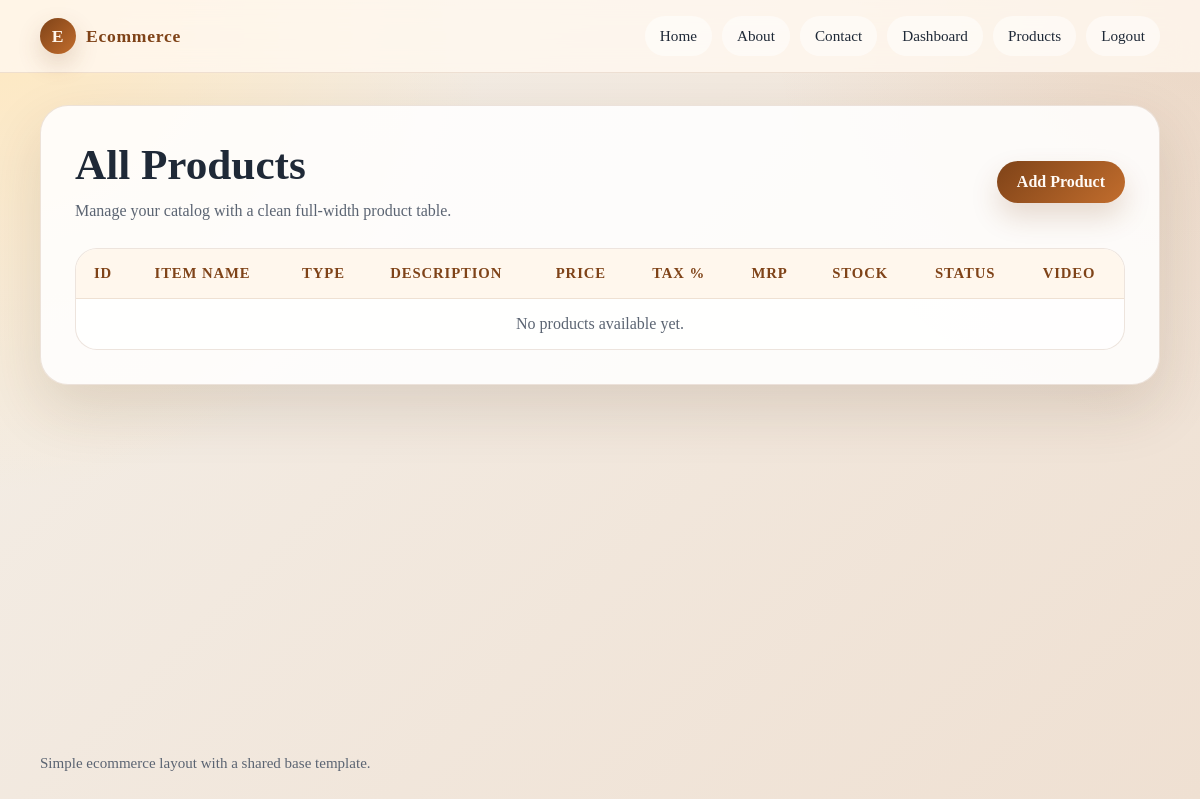
The app's page /products/ (signed in), older data.
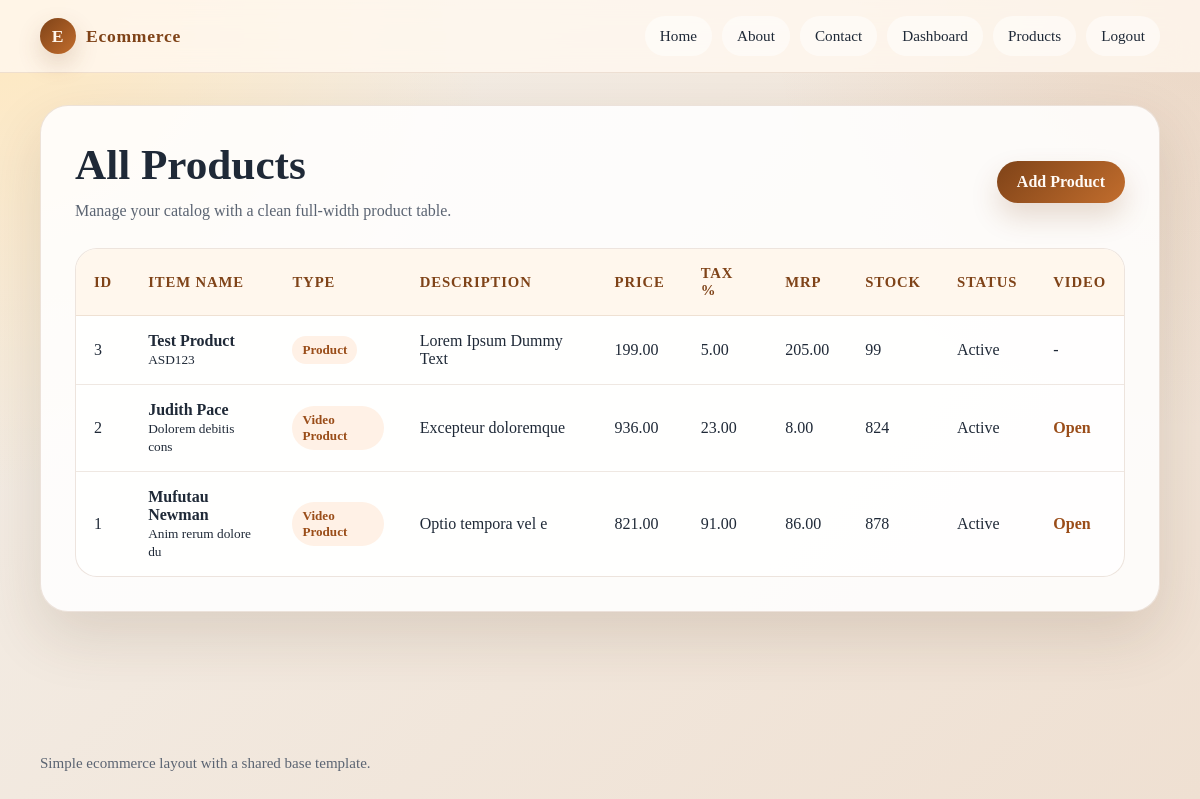
The same page, newer data.
### shop/models.py (models this page shows, shortened)
class Product(models.Model):
    PRODUCT = "product"
    VIDEO = "video"
    PRODUCT_TYPE_CHOICES = [
        (PRODUCT, "Product"),
        (VIDEO, "Video Product"),
    ]
    ACTIVE = "active"
    DRAFT = "draft"
    OUT_OF_STOCK = "out_of_stock"
    STATUS_CHOICES = [
        (ACTIVE, "Active"),
        (DRAFT, "Draft"),
        (OUT_OF_STOCK, "Out of Stock"),
    ]
    product_name = models.CharField(max_length=200)
    product_code = models.CharField(max_length=100, unique=True)
    product_type = models.CharField(
        max_length=20,
        choices=PRODUCT_TYPE_CHOICES,
        default=PRODUCT,
    )
    description = models.TextField(blank=True)
    price = models.DecimalField(max_digits=10, decimal_places=2)
    tax = models.DecimalField(max_digits=5, decimal_places=2, default=0)
    mrp = models.DecimalField(max_digits=10, decimal_places=2)
    stock = models.PositiveIntegerField(default=0)
    status = models.CharField(
        max_length=20,
        choices=STATUS_CHOICES,
        default=ACTIVE,
    )
    video_url = models.URLField(blank=True)
    created_at = models.DateTimeField(auto_now_add=True)
    updated_at = models.DateTimeField(auto_now=True)
    class Meta:
        ordering = ["-created_at"]

### shop/views.py (the view)
# urls.py: path('products/', views.products, name='products'),
@login_required(login_url='login')
def products(request):
    product_list = Product.objects.all()
    return render(request, 'products.html', {'products': product_list})

### shop/templates/products.html (shortened to what this page needs)
{% extends 'base.html' %}
{% block content %}
<section class="products-page">
	<div class="products-header">
		<div>
			<h1 class="products-title">All Products</h1>
			<p class="products-subtitle">
				Manage your catalog with a clean full-width product table.
			</p>
		</div>
		<a class="add-button" href="{% url 'add_products' %}">Add Product</a>
	</div>
	<div class="products-table-wrap">
		<table class="products-table">
			<thead>
				<tr>
					<th>Id</th>
					<th>Item Name</th>
					<th>Type</th>
					<th>Description</th>
					<th>Price</th>
					<th>Tax %</th>
					<th>MRP</th>
					<th>Stock</th>
					<th>Status</th>
					<th>Video</th>
				</tr>
			</thead>
			<tbody>
				{% for product in products %}
				<tr>
					<td>{{ product.id }}</td>
					<td>
						<strong>{{ product.product_name }}</strong><br />
						<small>{{ product.product_code }}</small>
					</td>
					<td><span class="type-badge">{{ product.get_product_type_display }}</span></td>
					<td>{{ product.description|default:"-" }}</td>
					<td>{{ product.price }}</td>
					<td>{{ product.tax }}</td>
					<td>{{ product.mrp }}</td>
					<td>{{ product.stock }}</td>
					<td>{{ product.get_status_display }}</td>
					<td>
						{% if product.video_url %}
						<a class="video-link" href="{{ product.video_url }}" target="_blank" rel="noopener noreferrer">Open</a>
						{% else %}
						-
						{% endif %}
					</td>
				</tr>
				{% empty %}
				<tr>
					<td colspan="10" style="text-align: center; color: #5b6472">
						No products available yet.
					</td>
				</tr>
				{% endfor %}
			</tbody>
		</table>
	</div>
</section>
{% endblock %}

### shop/templates/base.html (shortened to what this page needs)
<!DOCTYPE html>
<html lang="en">
	<head>
	</head>
	<body>
		<div class="site-shell">
			<header class="site-header">
				<div class="header-inner">
					<a class="brand" href="{% url 'home' %}">
						<span class="brand-mark">E</span>
						<span>Ecommerce</span>
					</a>
					<nav class="menu" aria-label="Main menu">
						<a href="{% url 'home' %}">Home</a>
						<a href="{% url 'about' %}">About</a>
						<a href="{% url 'contact' %}">Contact</a>
						{% if user.is_authenticated %}
						<a href="{% url 'dashboard' %}">Dashboard</a>
						<a href="{% url 'products' %}">Products</a>
						<a href="{% url 'logout' %}">Logout</a>
						{% else %}
						<a href="{% url 'register' %}">Register</a>
						<a href="{% url 'login' %}">Login</a>
						{% endif %}
					</nav>
				</div>
			</header>
			<main class="page">
				<section class="page-card">
					<div class="page-body">{% block content %}{% endblock %}</div>
				</section>
			</main>
			<footer class="site-footer">
				{% block footer %} Simple ecommerce layout with a shared base template.
				{% endblock %}
			</footer>
		</div>
	</body>
</html>

### shop/templates/base.html (style rules this page uses)
:root { --bg: #f4efe8; --panel: rgba(255, 255, 255, 0.86); --panel-strong: #ffffff; --text: #1f2937; --muted: #5b6472; --accent: #c26d2d; --accent-dark: #7f4318; --line: rgba(127, 67, 24, 0.14); --shadow: 0 24px 60px rgba(78, 48, 18, 0.14); }
* { box-sizing: border-box; }
body { margin: 0; min-height: 100vh; font-family: Georgia, "Times New Roman", serif; color: var(--text); background: radial-gradient( circle at top left, #ffe8bf, transparent 34% ), radial-gradient( circle at top right, rgba(194, 109, 45, 0.12), transparent 30% ), linear-gradient(135deg, var(--bg), #efe0d2); }
a { color: inherit; text-decoration: none; }
.site-shell { min-height: 100vh; display: flex; flex-direction: column; }
.site-header { position: sticky; top: 0; z-index: 10; backdrop-filter: blur(14px); background: rgba(255, 248, 240, 0.82); border-bottom: 1px solid rgba(127, 67, 24, 0.12); }
.header-inner { width: min(1120px, calc(100% - 32px)); margin: 0 auto; display: flex; align-items: center; justify-content: space-between; gap: 16px; padding: 16px 0; }
.brand { display: inline-flex; align-items: center; gap: 10px; font-size: 1.1rem; font-weight: 700; letter-spacing: 0.04em; color: var(--accent-dark); }
.brand-mark { width: 36px; height: 36px; border-radius: 50%; display: grid; place-items: center; background: linear-gradient(135deg, var(--accent-dark), var(--accent)); color: #fff7ed; box-shadow: 0 10px 24px rgba(127, 67, 24, 0.2); }
.menu { display: flex; flex-wrap: wrap; gap: 10px; justify-content: flex-end; }
.menu a { padding: 10px 14px; border-radius: 999px; font-size: 0.95rem; color: var(--text); background: rgba(255, 255, 255, 0.52); border: 1px solid transparent; transition: transform 0.15s ease, border-color 0.15s ease, background 0.15s ease; }
.page { width: min(1120px, calc(100% - 32px)); margin: 0 auto; padding: 32px 0 48px; flex: 1; }
.page-card { background: var(--panel); border: 1px solid var(--line); border-radius: 28px; box-shadow: var(--shadow); overflow: hidden; }
.page-body { padding: 34px; }
.site-footer { width: min(1120px, calc(100% - 32px)); margin: 0 auto; padding: 18px 0 28px; color: var(--muted); font-size: 0.94rem; }

### shop/templates/products.html (style rules this page uses)
.products-page { display: grid; gap: 24px; }
.products-header { display: flex; align-items: center; justify-content: space-between; gap: 16px; flex-wrap: wrap; }
.products-title { margin: 0; font-size: clamp(1.9rem, 4vw, 2.7rem); }
.products-subtitle { margin: 8px 0 0; color: #5b6472; line-height: 1.7; }
.add-button { display: inline-flex; align-items: center; justify-content: center; padding: 12px 20px; border-radius: 999px; background: linear-gradient(135deg, #7f4318, #c26d2d); color: #fffaf5; font-weight: 700; box-shadow: 0 14px 28px rgba(127, 67, 24, 0.18); transition: transform 0.15s ease, box-shadow 0.15s ease; }
.products-table-wrap { width: 100%; overflow-x: auto; border: 1px solid rgba(127, 67, 24, 0.14); border-radius: 22px; background: rgba(255, 255, 255, 0.8); }
.products-table { width: 100%; border-collapse: collapse; min-width: 760px; }
.products-table th, .products-table td { padding: 16px 18px; text-align: left; border-bottom: 1px solid rgba(127, 67, 24, 0.12); }
.products-table th { background: #fff7ed; color: #7f4318; font-size: 0.92rem; text-transform: uppercase; letter-spacing: 0.06em; }
.products-table tr:last-child td { border-bottom: none; }
.type-badge { display: inline-flex; align-items: center; padding: 6px 10px; border-radius: 999px; background: #fff1e6; color: #9a4d19; font-size: 0.82rem; font-weight: 700; }
.video-link { color: #9a4d19; font-weight: 700; }

Row changes from the older to the newer data that the page shows:
added Product: id "3", product_name "Test Product", product_code "ASD123", product_type "Product", description "Lorem Ipsum Dummy Text", price "199.00", tax "5.00", mrp "205.00", stock "99", status "Active"
added Product: id "2", product_name "Judith Pace", product_code "Dolorem debitis cons", product_type "Video Product", description "Excepteur doloremque", price "936.00", tax "23.00", mrp "8.00", stock "824", status "Active"
added Product: id "1", product_name "Mufutau Newman", product_code "Anim rerum dolore du", product_type "Video Product", description "Optio tempora vel e", price "821.00", tax "91.00", mrp "86.00", stock "878", status "Active"
Text that changed along with them:
text no longer shown: "No products available yet."
